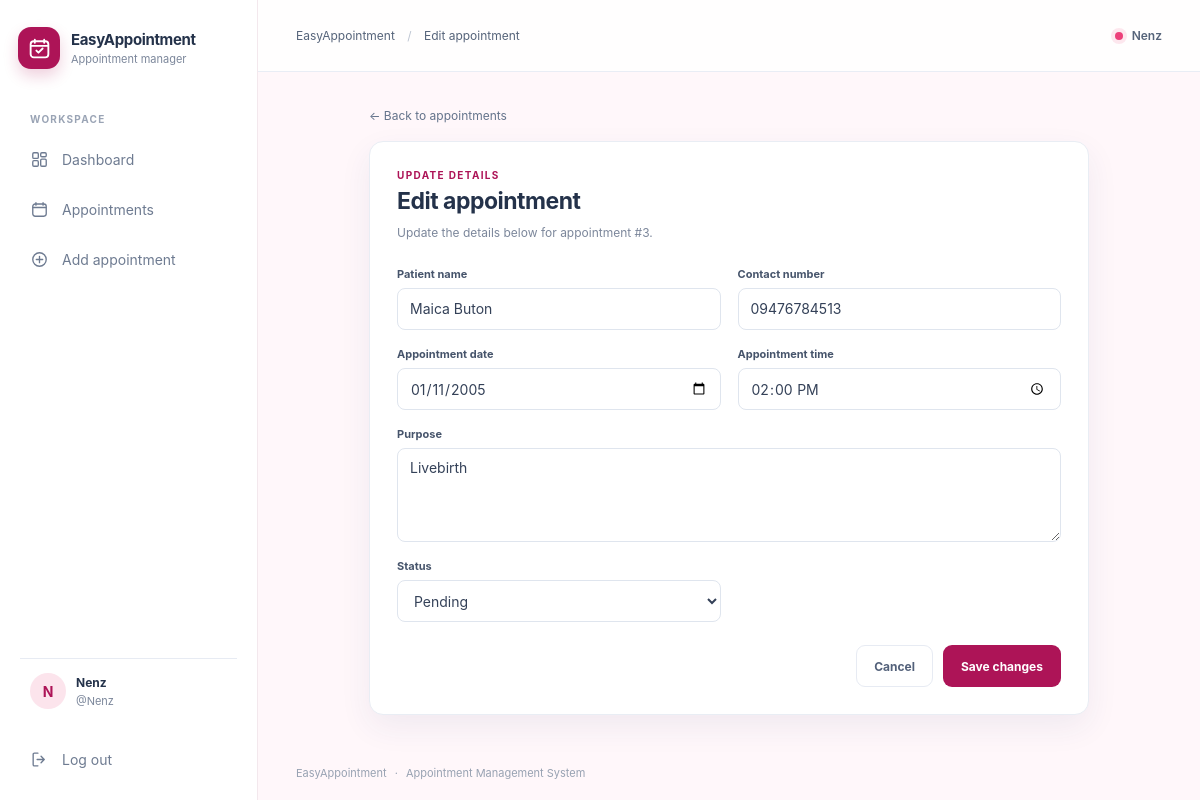
Page /edit/3/ (signed in) on the committed database.
### my_app/models.py (models this page shows, shortened)
class Appointment(models.Model):
    appointment_id = models.AutoField(primary_key=True)
    patient_name = models.CharField(max_length=100)
    contact_number = models.CharField(max_length=20)
    appointment_date = models.DateField()
    appointment_time = models.TimeField()
    purpose = models.CharField(max_length=255)
    STATUS_CHOICES = [
        ('Pending', 'Pending'),
        ('Confirmed', 'Confirmed'),
        ('Completed', 'Completed'),
        ('Cancelled', 'Cancelled'),
    ]
    status = models.CharField(
        max_length=20,
        choices=STATUS_CHOICES,
        default='Pending'
    )

### my_app/views.py (the view)
@login_required
def appointment_update(request: HttpRequest, id: int) -> HttpResponse:
    appointment = get_object_or_404(Appointment, appointment_id=id)
    form = AppointmentForm(request.POST or None, instance=appointment)
    if request.method == 'POST' and form.is_valid():
        form.save()
        messages.success(request, 'Appointment updated successfully.')
        return redirect('appointment_list')
    return render(request, 'appointment_form.html', {'form': form, 'appointment': appointment})

### my_app/forms.py
class AppointmentForm(forms.ModelForm):
    class Meta:
        model = Appointment
        fields = (
            'patient_name',
            'contact_number',
            'appointment_date',
            'appointment_time',
            'purpose',
            'status',
        )
        widgets = {
            'appointment_date': forms.DateInput(attrs={'type': 'date'}),
            'appointment_time': forms.TimeInput(attrs={'type': 'time'}),
            'purpose': forms.Textarea(attrs={'rows': 4}),
        }

### templates/appointment_form.html (shortened to what this page needs)
{% extends "base.html" %}
{% block breadcrumb %}{% if appointment %}Edit appointment{% else %}Add appointment{% endif %}{% endblock %}
{% block content %}
<section class="form-page">
    <a class="back-link" href="{% url 'appointment_list' %}#appointments">← Back to appointments</a>
    <div class="form-card">
        <p class="eyebrow">{% if appointment %}UPDATE DETAILS{% else %}NEW APPOINTMENT{% endif %}</p>
        <h1>{% if appointment %}Edit appointment{% else %}Add appointment{% endif %}</h1>
        <p class="form-intro">{% if appointment %}Update the details below for appointment #{{ appointment.pk }}.{% else %}Enter the patient and scheduling details to add an appointment.{% endif %}</p>
        <form method="post" novalidate>
            <div class="appointment-form-grid">
                {% for field in form %}
                <div class="field {% if field.name == 'purpose' %}field-wide{% endif %}">
                    <label for="{{ field.id_for_label }}">{{ field.label }}</label>
                    {{ field }}
                </div>
                {% endfor %}
            </div>
            <div class="form-actions">
                <a class="button button-secondary" href="{% url 'appointment_list' %}">Cancel</a>
                <button class="button button-primary" type="submit">{% if appointment %}Save changes{% else %}Save appointment{% endif %}</button>
            </div>
        </form>
    </div>
</section>
{% endblock %}

### templates/base.html (shortened to what this page needs)
{% load static %}
<!doctype html>
<html lang="en">
<head>
    <link rel="stylesheet" href="{% static 'css/style.css' %}">
</head>
<body class="{% if user.is_authenticated %}app-page{% else %}auth-page{% endif %}">
    {% if user.is_authenticated %}
    <div class="app-shell">
        <aside class="sidebar" id="sidebar">
            <a class="brand" href="{% url 'appointment_list' %}">
                <span class="brand-mark" aria-hidden="true">
                </span>
                <span class="brand-copy"><strong>EasyAppointment</strong><small>Appointment manager</small></span>
            </a>
            <div class="nav-caption">WORKSPACE</div>
            <nav class="side-nav" aria-label="Main navigation">
                <a class="nav-link {% if request.resolver_match.url_name == 'appointment_list' %}active{% endif %}" href="{% url 'appointment_list' %}">
                    <svg viewBox="0 0 24 24" aria-hidden="true"><rect x="3.5" y="3.5" width="7" height="7" rx="1.5"/><rect x="13.5" y="3.5" width="7" height="5" rx="1.5"/><rect x="13.5" y="11.5" width="7" height="9" rx="1.5"/><rect x="3.5" y="13.5" width="7" height="7" rx="1.5"/></svg>
                    Dashboard
                </a>
                <a class="nav-link {% if request.resolver_match.url_name == 'appointment_list' %}sub-active{% endif %}" href="{% url 'appointment_list' %}#appointments">
                    <svg viewBox="0 0 24 24" aria-hidden="true"><rect x="3.5" y="5" width="17" height="15.5" rx="3"/><path d="M7.5 3.5v3M16.5 3.5v3M4 9.5h16"/></svg>
                    Appointments
                </a>
                <a class="nav-link {% if request.resolver_match.url_name == 'appointment_create' %}active{% endif %}" href="{% url 'appointment_create' %}">
                    <svg viewBox="0 0 24 24" aria-hidden="true"><circle cx="12" cy="12" r="8.5"/><path d="M12 8v8M8 12h8"/></svg>
                    Add appointment
                </a>
            </nav>
            <div class="sidebar-bottom">
                <div class="profile-card">
                    <span class="avatar">{{ user.username|first|upper }}</span>
                    <span class="profile-copy"><strong>{{ user.get_full_name|default:user.username }}</strong><small>@{{ user.username }}</small></span>
                </div>
                <form method="post" action="{% url 'logout' %}">
                    <button class="nav-link logout-link" type="submit">
                        <svg viewBox="0 0 24 24" aria-hidden="true"><path d="M10 4H5.5A1.5 1.5 0 0 0 4 5.5v13A1.5 1.5 0 0 0 5.5 20H10M14 16l4-4-4-4M18 12H9"/></svg>
                        Log out
                    </button>
                </form>
            </div>
        </aside>
        <div class="main-column">
            <header class="topbar">
                <div class="topbar-label">EasyAppointment <span>/</span> {% block breadcrumb %}Workspace{% endblock %}</div>
                <div class="topbar-user"><span class="online-dot"></span>{{ user.get_short_name|default:user.username }}</div>
            </header>
            <main class="page-content">
                {% block content %}{% endblock %}
            </main>
            <footer class="footer">EasyAppointment <span>·</span> Appointment Management System</footer>
        </div>
    </div>
    {% else %}
    <main class="auth-main">
        {% include "partials/messages.html" %}
        {% block auth_content %}{% endblock %}
    </main>
    {% endif %}
</body>
</html>

### rows in the picture
Appointment: pk "3", form "Maica Buton" "09476784513" "01/11/2005" "14:00:00" "Livebirth" "Pending"

### other values in the picture
{{ user.username|first|upper }} "N"
{{ user.get_full_name|default:user.username }} "Nenz"
{{ user.username }} "Nenz"
{{ user.get_short_name|default:user.username }} "Nenz"
{{ field.label }} "Patient name" "Contact number" "Appointment date" "Appointment time" "Purpose" "Status"
